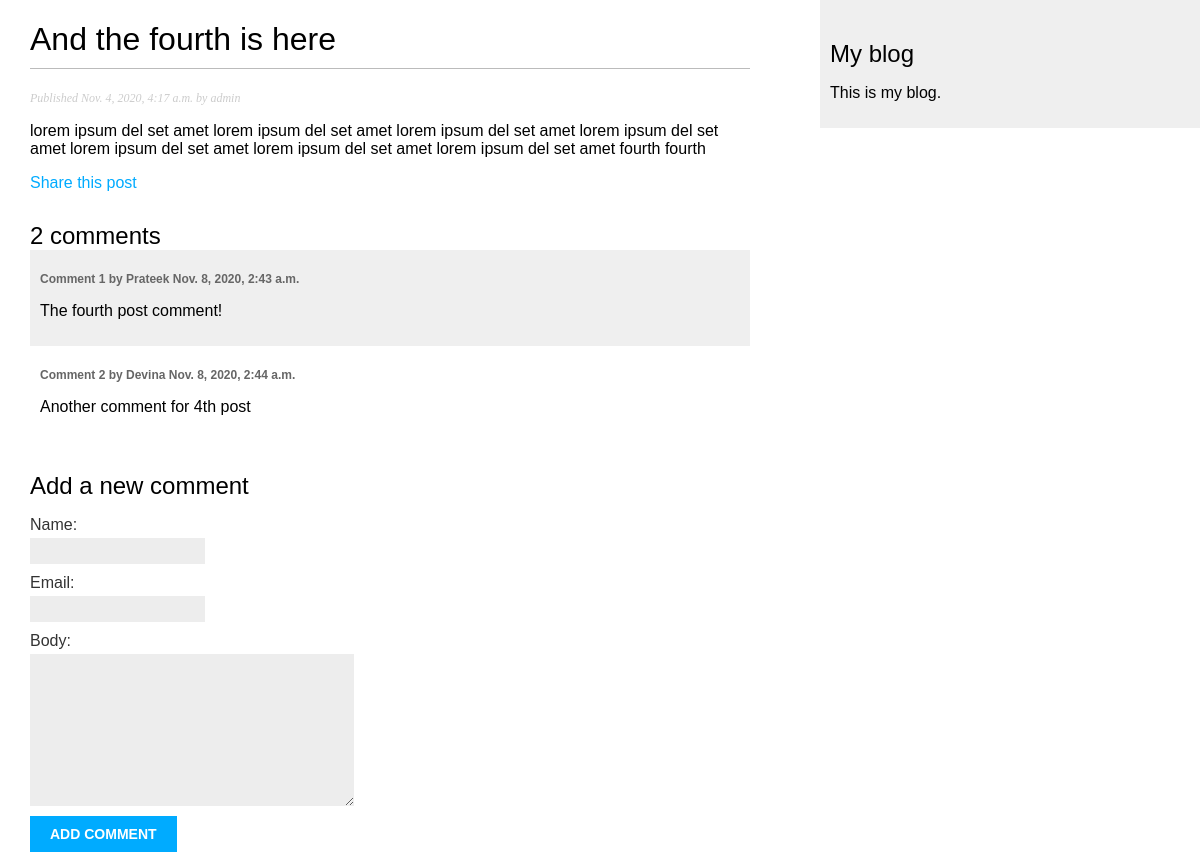
The page /blog/2020/11/4/and-fourth-here/ on the database its author committed.
### blog/models.py (models this page shows, shortened)
class Post(models.Model):
    STATUS_CHOICES = (
        ('draft', 'Draft'),
        ('published', 'Published'),
    )
    title = models.CharField(max_length=250)
    slug = models.SlugField(max_length=250, unique_for_date='publish')
    author = models.ForeignKey(User, on_delete=models.CASCADE, related_name='blog_posts')
    body = models.TextField()
    publish = models.DateTimeField(default=timezone.now)
    created = models.DateTimeField(auto_now_add=True)
    updated = models.DateTimeField(auto_now=True)
    status = models.CharField(max_length=10, choices=STATUS_CHOICES, default='draft')
    objects = models.Manager() #the default Manager
    published = PublishedManager() #our custom manager
    tags = TaggableManager()
    class Meta:
        ordering = ('-publish',)

class Comment(models.Model):
    post = models.ForeignKey(Post,
                            on_delete=models.CASCADE,
                            related_name='comments')
    name = models.CharField(max_length=80)
    email = models.EmailField()
    body = models.TextField()
    created = models.DateTimeField(auto_now_add=True)
    updated = models.DateTimeField(auto_now=True)
    active = models.BooleanField(default=True)
    class Meta:
        ordering = ('created',)

### blog/views.py (the view)
def post_detail(request, year, month, day, post):
    post = get_object_or_404(Post, slug=post,
                            status = 'published',
                            publish__year = year,
                            publish__month = month,
                            publish__day = day)
    comments = post.comments.filter(active=True)
    new_comment = None
    if request.method == 'POST':
        comment_form = CommentForm(data=request.POST)
        if comment_form.is_valid():
            new_comment = comment_form.save(commit=False)
            new_comment.post = post
            new_comment.save()
    else:
        comment_form = CommentForm()
    return render(request,
                 'blog/post/detail.html',
                 {'post': post,
                 'comments': comments,
                 'new_comment': new_comment,
                 'comment_form': comment_form})

### blog/forms.py
class CommentForm(forms.ModelForm):
    class Meta:
        model = Comment
        fields = ('name', 'email', 'body')

### blog/templates/blog/post/detail.html (shortened to what this page needs)
{% extends "blog/base.html" %}
{% block content %}
  <h1>{{ post.title }}</h1>
    <p class="date">
      Published {{ post.publish }} by {{ post.author }}
    </p>
  {{ post.body|linebreaks }}
  <p>
    <a href="{% url "blog:post_share" post.id %}">
      Share this post
    </a>
  </p>
  {% with comments.count as total_comments %} <h2>
       {{ total_comments }} comment{{ total_comments|pluralize }}
     </h2>
  {% endwith %}
  {% for comment in comments %}
  <div class="comment">
    <p class="info">
    Comment {{ forloop.counter }} by {{ comment.name }} {{ comment.created }}
    </p>
    {{ comment.body|linebreaks }}
  </div>
    {% empty %}
    <p>There are no comments yet.</p>
  {% endfor %}
  {% if new_comment %}
    <h2>Your comment has been added.</h2>
  {% else %}
    <h2>Add a new comment</h2>
      <form method="post">
        {{ comment_form.as_p }}
        <p>
          <input type="submit" value="Add comment">
        </p>
      </form>
  {% endif %}
{% endblock %}

### blog/static/css/blog.css (style rules this page uses)
body { margin:0; padding:0; font-family:helvetica, sans-serif; }
a { color:#00abff; text-decoration:none; }
h1 { font-weight:normal; border-bottom:1px solid #bbb; padding:0 0 10px 0; }
h2 { font-weight:normal; margin:30px 0 0; }
p.date { color:#ccc; font-family: georgia, serif; font-size: 12px; font-style: italic; }
label { float:left; clear:both; color:#333; margin-bottom:4px; }
input, textarea { clear:both; float:left; margin:0 0 10px; background:#ededed; border:0; padding:6px 10px; font-size:12px; }
input[type=submit] { font-weight:bold; background:#00abff; color:#fff; padding:10px 20px; font-size:14px; text-transform:uppercase; }
.comment { padding:10px; }
.comment:nth-child(even) { background:#efefef; }
.comment .info { font-weight:bold; font-size:12px; color:#666; }

### rows shown on the page
Post: title "And the fourth is here", publish "Nov. 4, 2020, 4:17 a.m.", author "admin", body "lorem ipsum del set amet lorem ipsum del set amet lorem ipsum del set amet lorem ipsum del set amet lorem ipsum del set amet lorem ipsum del set amet lorem ipsum del set amet fourth fourth"
Comment: name "Prateek", created "Nov. 8, 2020, 2:43 a.m.", body "The fourth post comment!"
Comment: name "Devina", created "Nov. 8, 2020, 2:44 a.m.", body "Another comment for 4th post"

### other values the page prints
{{ total_comments }} "2"
